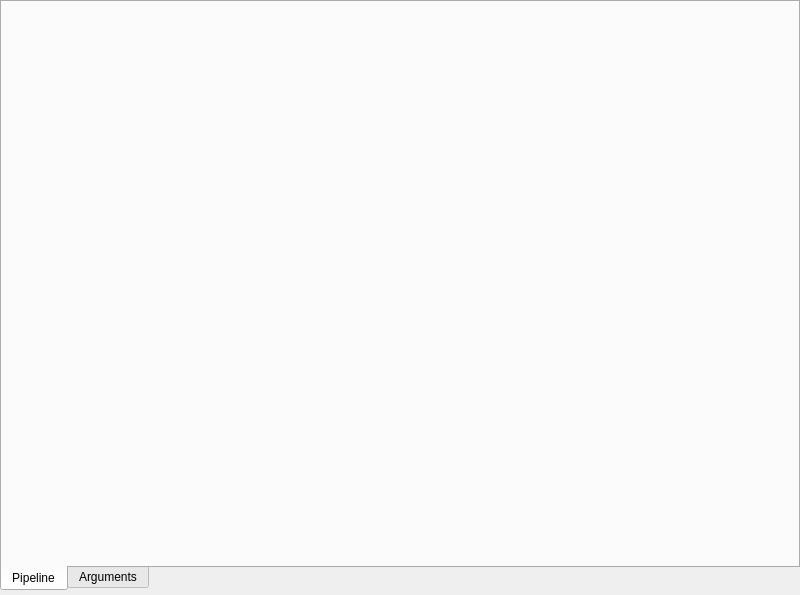
<?xml version="1.0" encoding="UTF-8"?>
<ui version="4.0">
 <class>JobEditor</class>
 <widget class="QMainWindow" name="JobEditor">
  <property name="windowModality">
   <enum>Qt::ApplicationModal</enum>
  </property>
  <property name="geometry">
   <rect>
    <x>0</x>
    <y>0</y>
    <width>800</width>
    <height>595</height>
   </rect>
  </property>
  <property name="contextMenuPolicy">
   <enum>Qt::DefaultContextMenu</enum>
  </property>
  <property name="windowTitle">
   <string>RSTools Job Editor</string>
  </property>
  <property name="unifiedTitleAndToolBarOnMac">
   <bool>false</bool>
  </property>
  <widget class="QWidget" name="centralwidget">
   <layout class="QGridLayout" name="gridLayout">
    <property name="leftMargin">
     <number>0</number>
    </property>
    <property name="topMargin">
     <number>0</number>
    </property>
    <property name="rightMargin">
     <number>0</number>
    </property>
    <property name="bottomMargin">
     <number>4</number>
    </property>
    <item row="0" column="0">
     <widget class="QTabWidget" name="tabWidget">
      <property name="tabPosition">
       <enum>QTabWidget::South</enum>
      </property>
      <property name="currentIndex">
       <number>0</number>
      </property>
      <widget class="QWidget" name="pipeline">
       <attribute name="title">
        <string>Pipeline</string>
       </attribute>
       <layout class="QGridLayout" name="gridLayout_2">
        <property name="margin">
         <number>0</number>
        </property>
        <item row="0" column="0">
         <widget class="ExtendedTabWidget" name="pipelineWidget">
          <property name="pageTitleList">
           <stringlist>
            <string>Empty</string>
           </stringlist>
          </property>
          <widget class="QWidget" name="page"/>
         </widget>
        </item>
       </layout>
      </widget>
      <widget class="QWidget" name="arguments">
       <attribute name="title">
        <string>Arguments</string>
       </attribute>
       <layout class="QGridLayout" name="gridLayout">
        <property name="margin">
         <number>0</number>
        </property>
        <item row="0" column="0">
         <widget class="QTableWidget" name="tableWidget">
          <property name="sizePolicy">
           <sizepolicy hsizetype="Expanding" vsizetype="Expanding">
            <horstretch>1</horstretch>
            <verstretch>1</verstretch>
           </sizepolicy>
          </property>
          <property name="contextMenuPolicy">
           <enum>Qt::DefaultContextMenu</enum>
          </property>
          <property name="sortingEnabled">
           <bool>true</bool>
          </property>
          <property name="columnCount">
           <number>2</number>
          </property>
          <attribute name="horizontalHeaderMinimumSectionSize">
           <number>4</number>
          </attribute>
          <column>
           <property name="text">
            <string>Argument</string>
           </property>
          </column>
          <column>
           <property name="text">
            <string>Value</string>
           </property>
          </column>
         </widget>
        </item>
       </layout>
      </widget>
     </widget>
    </item>
   </layout>
  </widget>
 </widget>
 <customwidgets>
  <customwidget>
   <class>ExtendedTabWidget</class>
   <extends>QWidget</extends>
   <header>ExtendedTabWidget.h</header>
   <addpagemethod>addPage</addpagemethod>
   <container>1</container>
  </customwidget>
 </customwidgets>
 <resources/>
 <connections/>
</ui>
